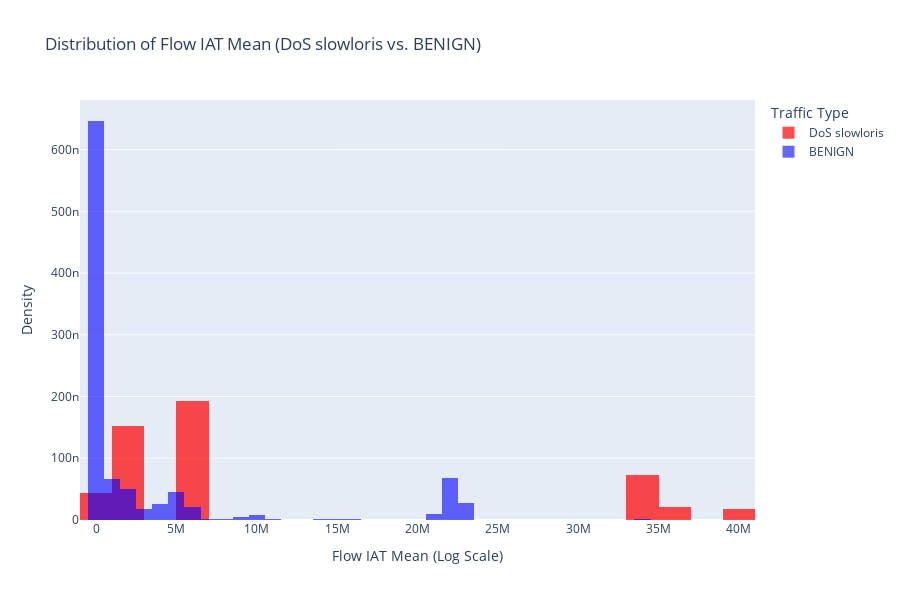

Notebook code cell kept with this figure:
### Code cell
output_path = 'saved_plots/histogram_dos.csv'
histogram_df = pd.read_csv(output_path)

fig = go.Figure()

count_slowloris = len(histogram_df[histogram_df['Label'] == 'DoS slowloris'])
print(f"Count of DoS slowloris samples: {count_slowloris}")

fig.add_trace(go.Histogram(
    x=histogram_df[histogram_df['Label'] == 'DoS slowloris']['Flow IAT Mean'],
    name='DoS slowloris',
    marker_color='red',
    opacity=0.7,
    histnorm='probability density'
))

fig.add_trace(go.Histogram(
    x=histogram_df[histogram_df['Label'] == 'BENIGN']['Flow IAT Mean'],
    name='BENIGN',
    marker_color='blue',
    opacity=0.6,
    histnorm='probability density'
))

fig.update_layout(
    barmode='overlay',
    title_text='Distribution of Flow IAT Mean (DoS slowloris vs. BENIGN)',
    xaxis_title_text='Flow IAT Mean (Log Scale)',
    yaxis_title_text='Density',
    height=600,
    legend_title_text='Traffic Type'
)

fig.show()

### Figure 1 — Plotly figure (JSON) as saved in the notebook; plotly's stock layout.template omitted (floating-point values rounded to 4 significant figures; data arrays with more than 128 entries replaced by an {"elided": "..."} marker saying what was removed)
{"data": [{"histnorm": "probability density", "marker": {"color": "red"}, "name": "DoS slowloris", "opacity": 0.7, "type": "histogram", "x": {"elided": "1000 float values"}}, {"histnorm": "probability density", "marker": {"color": "blue"}, "name": "BENIGN", "opacity": 0.6, "type": "histogram", "x": {"elided": "990 float values"}}], "layout": {"barmode": "overlay", "height": 600, "legend": {"title": {"text": "Traffic Type"}}, "title": {"text": "Distribution of Flow IAT Mean (DoS slowloris vs. BENIGN)"}, "xaxis": {"title": {"text": "Flow IAT Mean (Log Scale)"}}, "yaxis": {"title": {"text": "Density"}}}}
